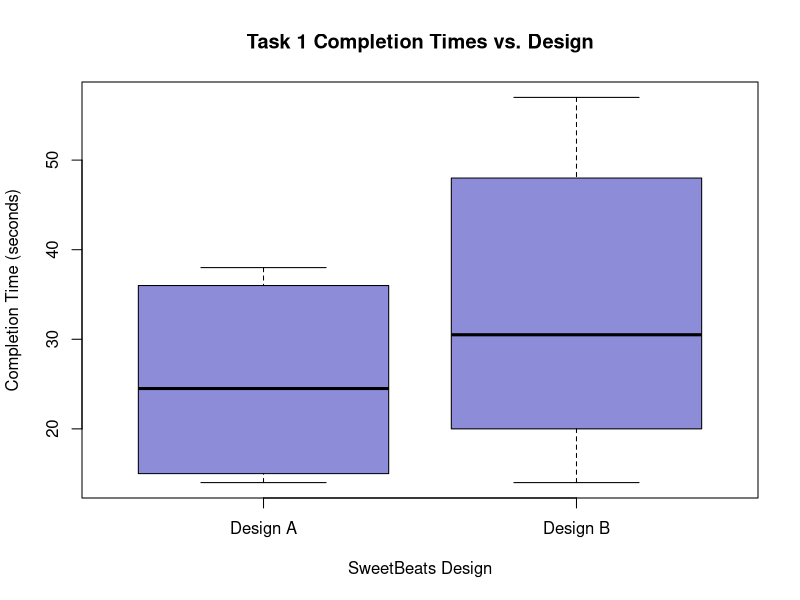
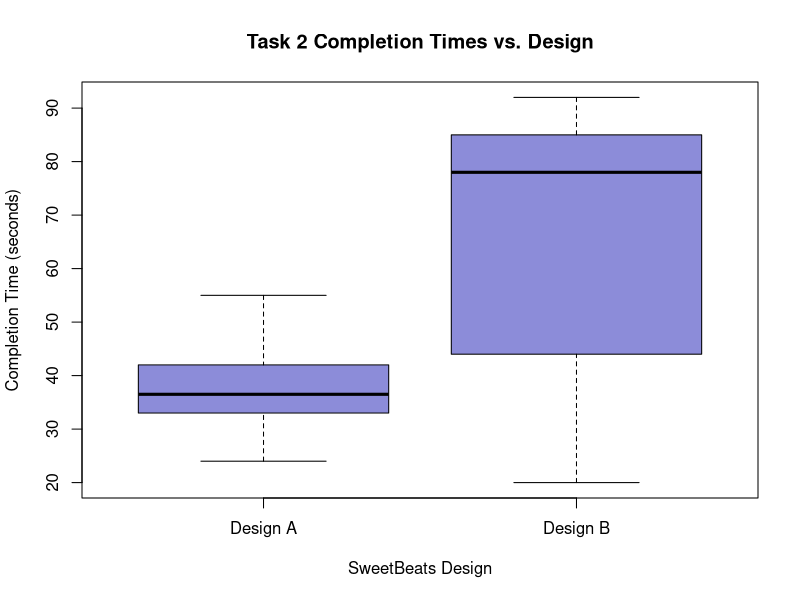
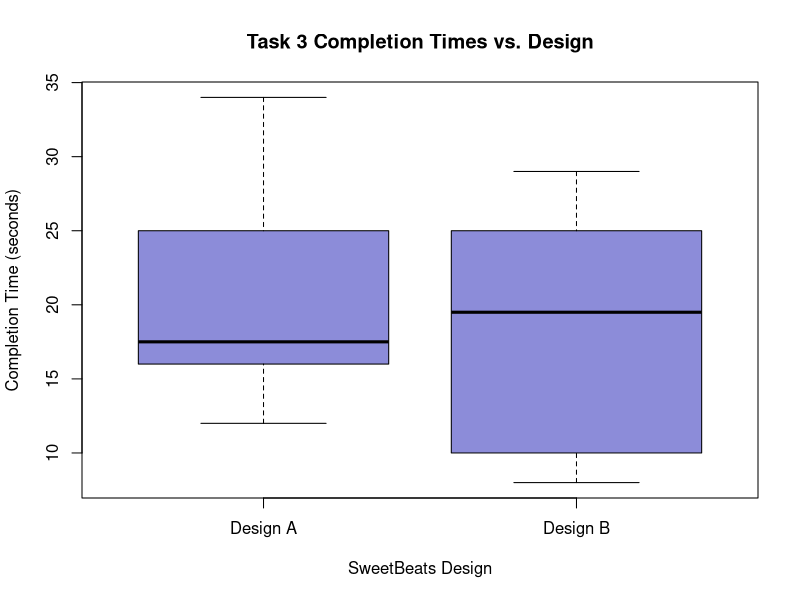
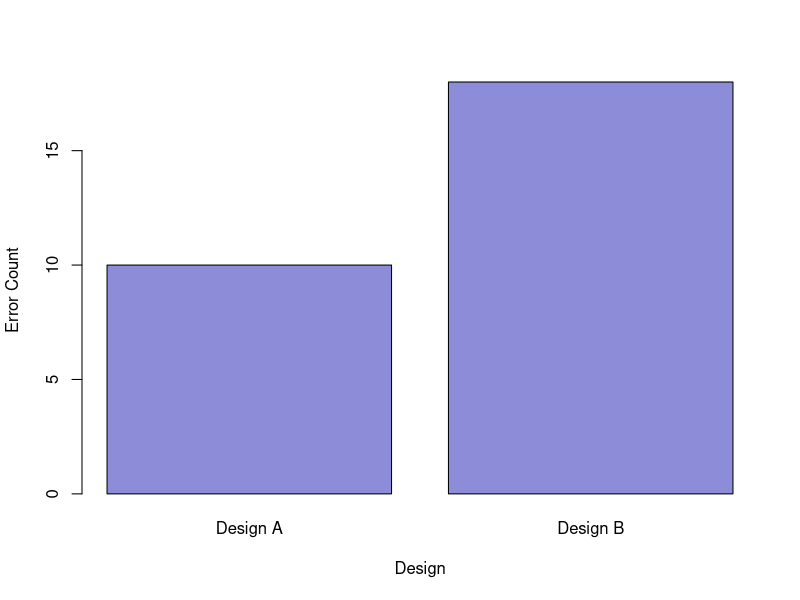

These charts were generated, in order, by the following R code:
# Create vectors for each of the t-tests we intend to conduct.
# These will correspond to time and error metrics for designs A, and B, for each task (including the overall usability task)

# Task times should be in seconds or minutes accross all tasks

designATask1Time <- c(30, 15, 36, 38, 14, 19)
designBTask1Time <- c(20, 14, 48, 57, 26, 35)

designATask2Time <- c(33, 55, 24, 42, 36, 37)
designBTask2Time <- c(83, 85, 20, 92, 44, 73)

designATask3Time <- c(12, 25, 34, 17, 18, 16)
designBTask3Time <- c(15, 8, 10, 29, 25, 24)

designATaskOverallTime <- c(93, 95, 46, 32, 46, 30)
designBTaskOverallTime <- c(83, 117, 86, 93, 54, 41)

designATask1Errors <- c(1, 0, 2, 1, 0, 1)
designBTask1Errors <- c(1, 0, 2, 1, 1, 3)

designATask2Errors <- c(3, 1, 1, 0, 0, 0)
designBTask2Errors <- c(4, 2, 0, 2, 0, 2)

designATask3Errors <- c(0, 0, 0, 0, 0, 0)
designBTask3Errors <- c(0, 0, 0, 0, 0, 0)

designATaskOverallErrors <- c(0, 0, 0, 0, 0, 0)
designBTaskOverallErrors <- c(0, 0, 1, 0, 0, 0)

designAExperience <- c(1, 2, 2, 1, 2, 1)
designBExperience <- c(2, 1, 1, 1, 3, 2)

designAFun <- c(4, 4, 4, 2, 5, 4)
designBFun <- c(5, 5, 5, 5, 5, 4)

designAUsefulness <- c(3, 3, 3, 1, 3, 4)
designBUsefulness <- c(4, 2, 4, 5, 3, 5)


designAUsabilityTestResults <- c(95, 87.5, 77.5, 72.5, 90, 85)
designBUsabilityTestResults <- c(72.5, 85, 92.5, 85, 70, 70)
# These might be a useful set of data points in order to compare if there
# was a significant change in the usability of the system
# after implementing our changes.
# At least on my tests (Angel), I could see participants
# reported a significantly higher usability test score than previously
# Right now this array has the scores for the 4 usability tests I conducted in user test 1
# It's missing 2 more from Jacob's tests in order to compare 6 old datapoint / 6 new dataponts

pastUsabilityScaleResults <- c(32.5, 62.5, 42.5, 55.5, 62.5, 70)

# Perform t-test for task 1 time
t_test_task_1_time <- t.test(designATask1Time, designBTask1Time)

# Perform t-test for task 2 time
t_test_task_2_time <- t.test(designATask2Time, designBTask2Time)

# Perform t-test for task 3 time
t_test_task_3_time <- t.test(designATask3Time, designBTask3Time)

# Perform t-test for overabll usability time
t_test_overall_task_time <- t.test(designATaskOverallTime, designBTaskOverallTime)

# Perform t-test for task 1 errors
t_test_task_1_err <- t.test(designATask1Errors, designBTask1Errors)

# Perform t-test for task 2 errors
t_test_task_2_err <- t.test(designATask2Errors, designBTask2Errors)

# Perform t-test for task 3 errors
t_test_task_3_err <- t.test(designATask3Errors, designBTask3Errors)

# Perform t-test for overall task errors
t_test_task_4_err <- t.test(designATaskOverallErrors, designBTaskOverallErrors)

# Perform t-test for self-reported experience required
t_test_experience <- t.test(designAExperience, designBExperience)

# Perform t-test for self-reported program fun
t_test_fun <- t.test(designAFun, designBFun)

# Perform t-test for self-reported program usefulness
t_test_usefulness <- t.test(designAUsefulness, designBUsefulness)

# Perform t-test for self-reported program usefulness
t_test_overall_usability <- t.test(designAUsabilityTestResults, designBUsabilityTestResults)


boxplot(designATask1Time,designBTask1Time, col=c(rgb(0.1,0.1,0.7,0.5), rgb(0.1,0.1,0.7,0.5)), xlab="SweetBeats Design",main="Task 1 Completion Times vs. Design", ylab="Completion Time (seconds)", names=c("Design A", "Design B"))
boxplot(designATask2Time,designBTask2Time, col=c(rgb(0.1,0.1,0.7,0.5), rgb(0.1,0.1,0.7,0.5)), xlab="SweetBeats Design",main="Task 2 Completion Times vs. Design", ylab="Completion Time (seconds)", names=c("Design A", "Design B"))
boxplot(designATask3Time,designBTask3Time, col=c(rgb(0.1,0.1,0.7,0.5), rgb(0.1,0.1,0.7,0.5)), xlab="SweetBeats Design",main="Task 3 Completion Times vs. Design", ylab="Completion Time (seconds)", names=c("Design A", "Design B"))

errCountA <- sum(c(designATask1Errors, designATask2Errors, designATask3Errors))
errCountB <- sum(c(designBTask1Errors, designBTask2Errors, designBTask3Errors))

barplot(cbind(errCountA, errCountB), col=c(rgb(0.1,0.1,0.7,0.5), rgb(0.1,0.1,0.7,0.5)), ylab="Error Count", xlab="Design", names=c("Design A", "Design B"))



print(t_test_task_1_time)
print(t_test_task_2_time)
print(t_test_task_3_time)
print(t_test_overall_task_time)
print(t_test_task_1_err)
print(t_test_task_2_err)
print(t_test_task_3_err)
print(t_test_task_4_err)
print(t_test_experience)
print(t_test_fun)
print(t_test_usefulness)
print(t_test_overall_usability)

summary(designATask1Errors)
summary(designATask2Errors)
summary(designATask3Errors)
summary(designATaskOverallErrors)
